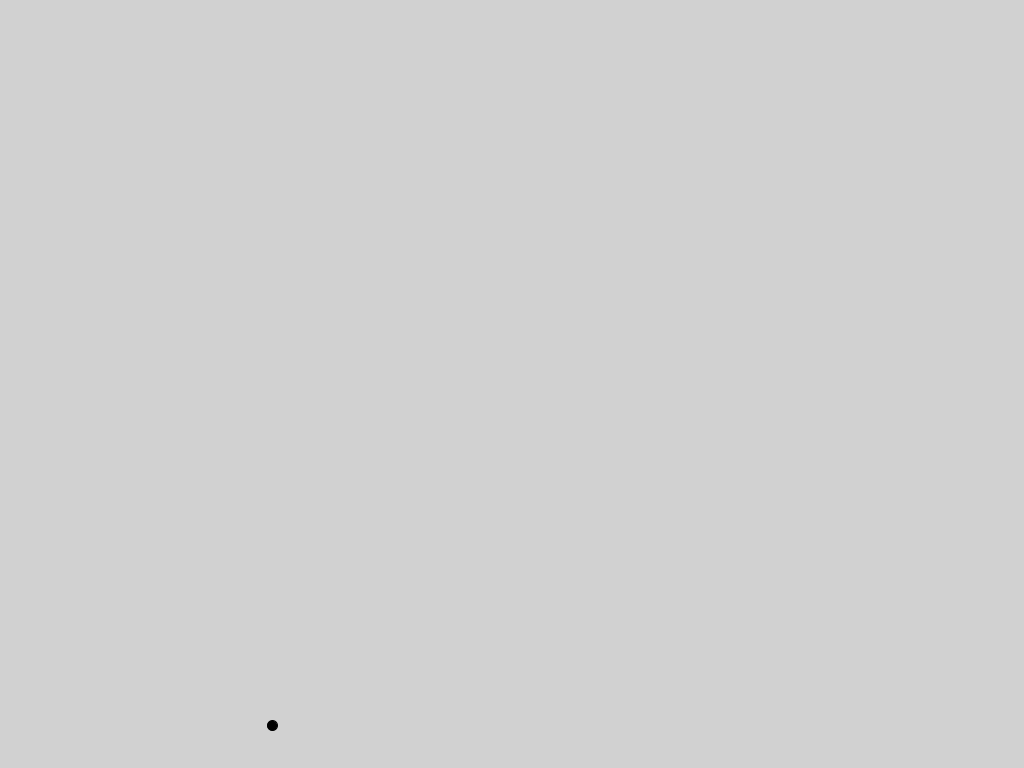
Frame 1 (no input)
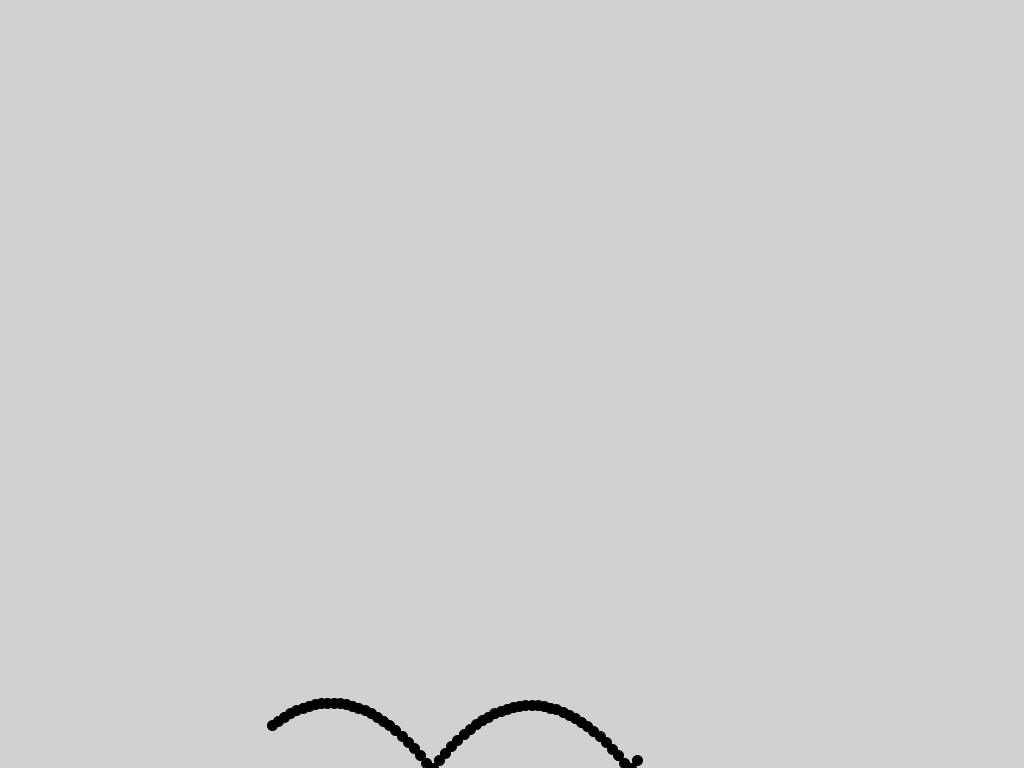
Frame 60 (the mouse pressed at the canvas centre just before this capture)
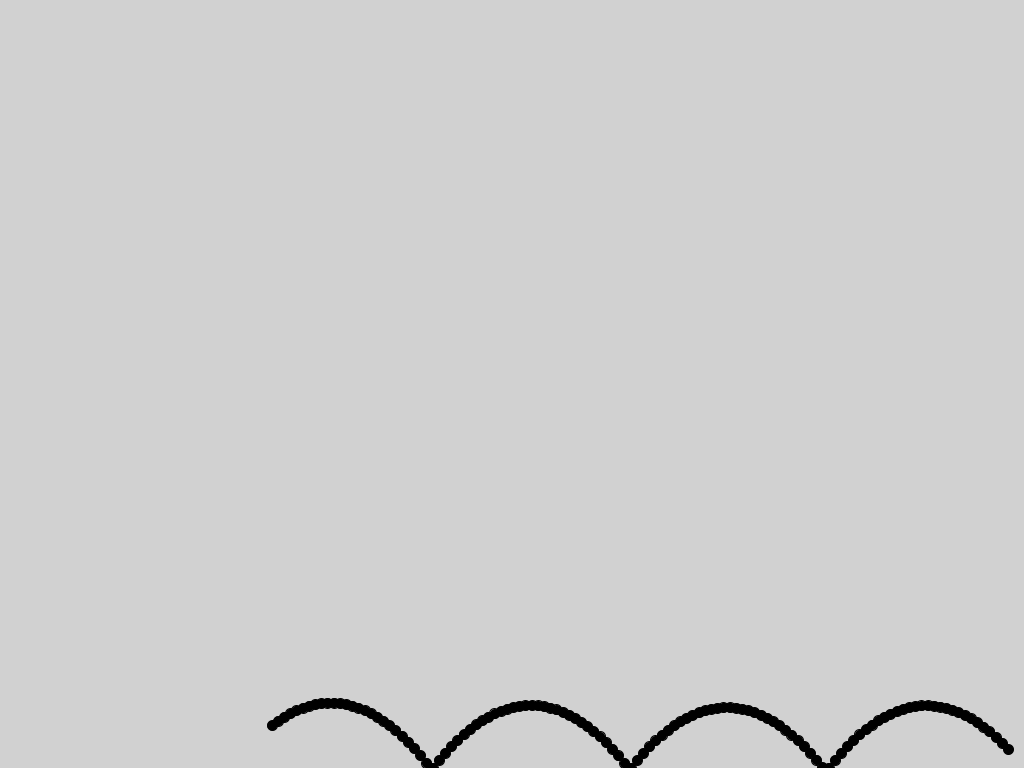
Frame 120 (the mouse held since frame 60 and released just before this capture)

The Processing sketch that drew these frames (run headless with seeded random() and noise(); from frame 60 on, the mouse is pressed at the canvas centre):

// Processing sketch: Animation_9_Gravity
// ── Animation_9_Gravity.pde
/*------------------------------------------------- 
 Gravity ::
 */

float posX, posY;
float speedX, speedY;
float gravity;

//-------------------------------------------------
void setup() {
  size(1024, 768);
  background(random(127,255));
  
  posX = random(width);
  posY = random(height);

  speedX = random(5, 10);
  speedY = random(-5, -10);

  gravity = 0.5;
}

//-------------------------------------------------
void update() {
  posX += speedX;
  posY += speedY;

  speedY += gravity;

  if (posX <= 0 || posX >= width) {
    speedX *= -0.95;
  }

  if (posY <= 0) {
    speedY *= -1;
  }

  if (posY >= height) {
    posY = height;
    speedY *= -0.9;
  }
}

//-------------------------------------------------
void draw() {
  update();
  
  fill(0);
  ellipse(posX, posY, 10, 10);
}
